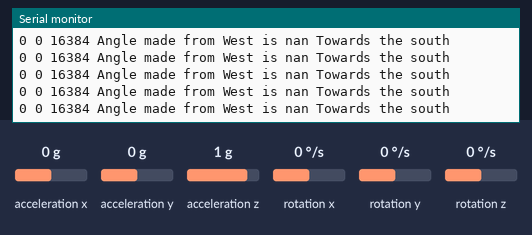
A sketch run on a simulated Arduino Uno, built with avr-gcc and run on an emulated ATmega328P. On the bench: the last lines printed to the serial monitor. Wiring (inferred from the names in the program): MPU-6050 motion sensor at I2C address 0x68. The test bench sets the inputs (shaded band); at power-on: acceleration x 0 g, acceleration y 0 g, acceleration z 1 g, rotation x 0 °/s, rotation y 0 °/s, rotation z 0 °/s.

Above: at 1.2 s.
1.3 s: acceleration x set to -1.4 g
At 1.34 s:
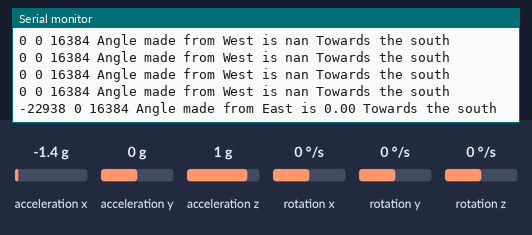
3.2 s: acceleration y set to -1.4 g
At 3.41 s:
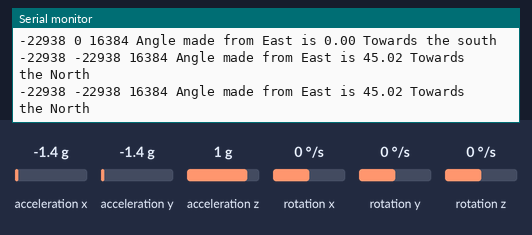
5.2 s: acceleration z set to -1.4 g
At 5.22 s:
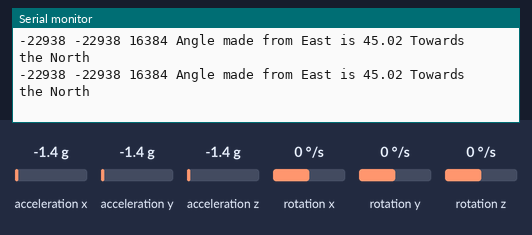
8.2 s: acceleration x set to 0 g
At 8.25 s:
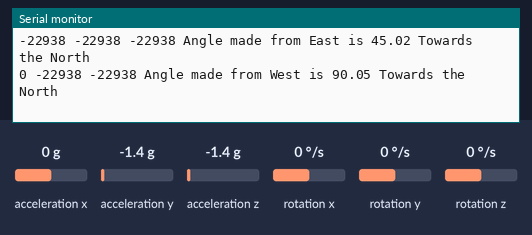
10.1 s: acceleration y set to 0 g
At 10.11 s:
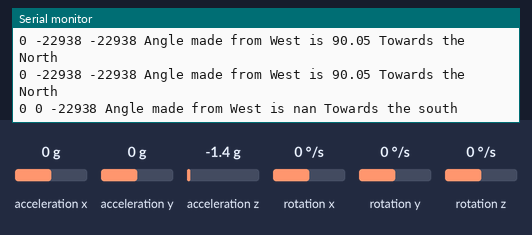
13.1 s: acceleration z set to 0 g
At 13.19 s:
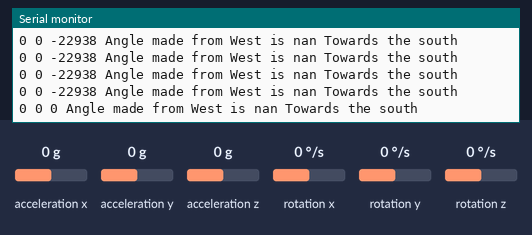
Timing chart, 0 to 16.1 s (numbered marks = the images above; inputs shaded):
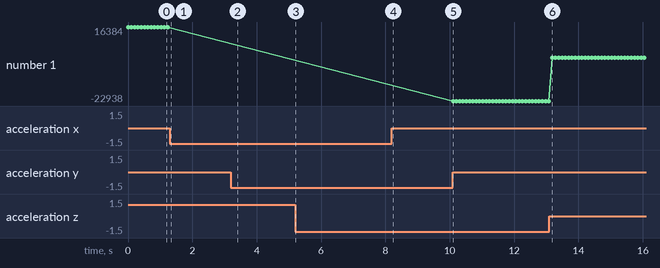

The sketch:

acgy1.ino
```cpp
    // MPU-6050 Short Example Sketch
    // By Arduino User JohnChi
    // August 17, 2014
    // Public Domain
    #include<Wire.h>
    #include<math.h>
    const int MPU_addr=0x68;  // I2C address of the MPU-6050
    int16_t AcX,AcY,AcZ,Tmp,GyX,GyY,GyZ;
    double angle,o,p;
    double acceleration;
    void setup(){
      Wire.begin();
      Wire.beginTransmission(MPU_addr);
      Wire.write(0x6B);  // PWR_MGMT_1 register
      Wire.write(0);     // set to zero (wakes up the MPU-6050)
      Wire.endTransmission(true);
      Serial.begin(9600);
    }
    void loop()
    {
      Wire.beginTransmission(MPU_addr);
      Wire.write(0x3B);  // starting with register 0x3B (ACCEL_XOUT_H)
      Wire.endTransmission(false);
      Wire.requestFrom(MPU_addr,14,true);  // request a total of 14 registers
      AcX=(Wire.read()<<8|Wire.read());  // 0x3B (ACCEL_XOUT_H) & 0x3C (ACCEL_XOUT_L)
      AcY=(Wire.read()<<8|Wire.read());  // 0x3D (ACCEL_YOUT_H) & 0x3E (ACCEL_YOUT_L)
      AcZ=(Wire.read()<<8|Wire.read());  // 0x3F (ACCEL_ZOUT_H) & 0x40 (ACCEL_ZOUT_L)
      //Tmp=Wire.read()<<8|Wire.read();  // 0x41 (TEMP_OUT_H) & 0x42 (TEMP_OUT_L)
      //GyX=Wire.read()<<8|Wire.read();  // 0x43 (GYRO_XOUT_H) & 0x44 (GYRO_XOUT_L)
      //GyY=Wire.read()<<8|Wire.read();  // 0x45 (GYRO_YOUT_H) & 0x46 (GYRO_YOUT_L)
      //GyZ=Wire.read()<<8|Wire.read();  // 0x47 (GYRO_ZOUT_H) & 0x48 (GYRO_ZOUT_L)
      Serial.print(AcX);Serial.print(" ");
      Serial.print(AcY);Serial.print(" ");
      Serial.print(AcZ);Serial.print(" ");
      int g=16384;
      acceleration=(AcX)^2+(AcY)^2+(AcZ)^2 - g^2;
      o=abs(AcY);
      p=abs(AcX);
      angle=atan(o/p);
      angle=angle*180/3.14;
      //x must be kept in East and y in North

      if(AcX>=0 & AcY>=0)
      {
        Serial.print("Angle made from West is ");
        Serial.print(angle);
        Serial.println(" Towards the south ");
      }
      else if(AcX<0 & AcY>=0)
      {
        Serial.print("Angle made from East is ");
        Serial.print(angle);
        Serial.println(" Towards the south ");
      }
      else if(AcX>=0 & AcY<0)
      {
        Serial.print("Angle made from West is ");
        Serial.print(angle);
        Serial.println(" Towards the North ");
      }
      else if(AcX<0 & AcY<0)
      {
        Serial.print("Angle made from East is ");
        Serial.print(angle);
        Serial.println(" Towards the North ");
      }
      //Serial.print(" | Tmp = "); Serial.print(Tmp/340.00+36.53);  //equation for temperature in degrees C from datasheet
      //Serial.print(" | GyX = "); Serial.print(GyX);
      //Serial.print(" | GyY = "); Serial.print(GyY);
      //Serial.print(" | GyZ = "); Serial.println(GyZ);
      delay(100);
    }
```

Measured:
- after the input at 1.3 s, the serial monitor: prints a new line at once (image 1)
- after the input at 3.2 s, the serial monitor: prints a new line after 0.10 s (image 2)
- after the input at 8.2 s, the serial monitor: prints a new line after 0.05 s (image 4)
- after the input at 10.1 s, the serial monitor: prints a new line at once (image 5)
- after the input at 13.1 s, the serial monitor: prints a new line after 0.08 s (image 6)
